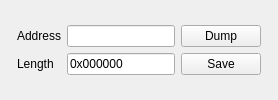
<widget class="QWidget" name="dump_tab">
 <attribute name="title">
  <string>Dump</string>
 </attribute>
 <layout class="QVBoxLayout" name="dumpTabLayout">
  <item>
   <layout class="QVBoxLayout" name="dump_tab_layout">
    <item>
     <layout class="QHBoxLayout" name="dump_dump_horizontalLayout">
      <property name="leftMargin">
       <number>6</number>
      </property>
      <property name="topMargin">
       <number>6</number>
      </property>
      <property name="rightMargin">
       <number>6</number>
      </property>
      <property name="bottomMargin">
       <number>6</number>
      </property>
      <item>
       <layout class="QGridLayout" name="gridLayout_8" columnstretch="1,10,0,0">
        <item row="1" column="0">
         <widget class="QLabel" name="dump_dump_length_label">
          <property name="text">
           <string>Length</string>
          </property>
         </widget>
        </item>
        <item row="0" column="3">
         <widget class="QPushButton" name="dump_do_dump_button">
          <property name="text">
           <string>Dump</string>
          </property>
         </widget>
        </item>
        <item row="0" column="1" colspan="2">
         <widget class="QLineEdit" name="dump_address_lineEdit">
          <property name="text">
           <string/>
          </property>
         </widget>
        </item>
        <item row="1" column="3">
         <widget class="QPushButton" name="dump_save_file_button">
          <property name="text">
           <string>Save</string>
          </property>
         </widget>
        </item>
        <item row="0" column="0">
         <widget class="QLabel" name="dump_dump_address_label">
          <property name="text">
           <string>Address</string>
          </property>
         </widget>
        </item>
        <item row="1" column="1" colspan="2">
         <widget class="QLineEdit" name="dump_length_lineEdit">
          <property name="text">
           <string>0x000000</string>
          </property>
         </widget>
        </item>
       </layout>
      </item>
     </layout>
    </item>
    <item>
     <layout class="QVBoxLayout" name="dump_data_hexView">
      <property name="leftMargin">
       <number>5</number>
      </property>
      <property name="topMargin">
       <number>0</number>
      </property>
      <property name="rightMargin">
       <number>5</number>
      </property>
     </layout>
    </item>
    <item>
     <layout class="QHBoxLayout" name="dump_horizontalLayout"/>
    </item>
   </layout>
  </item>
 </layout>
</widget>
